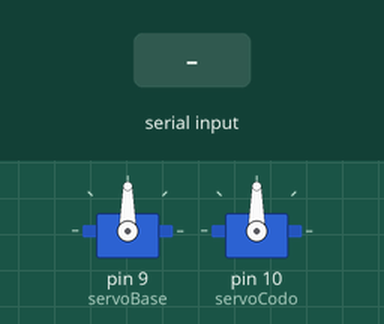
This sketch was run on a simulated Arduino Uno, built with avr-gcc and run on an emulated ATmega328P. Parts: 2 × servo. Inputs (shaded band) come from the test bench. What the sketch prints to the serial monitor is not drawn.

Above: at 1.2 s.
1.3 s: "5\n" received over Serial
At 2.7 s:
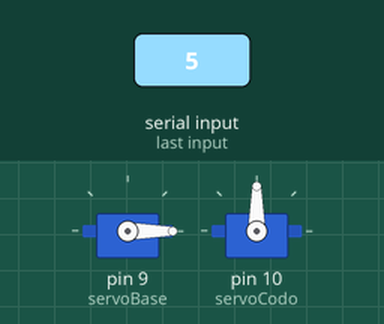
At 4.0 s:
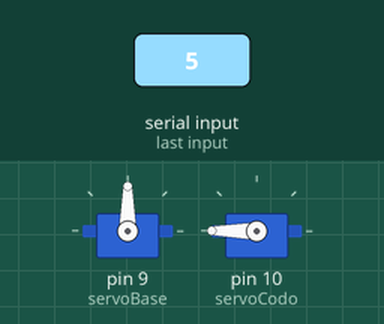
4.3 s: "90,45\n" received over Serial
6.0 s: "0\n" received over Serial
Timing chart, 0 to 9.0 s (numbered marks = the images above; inputs shaded):
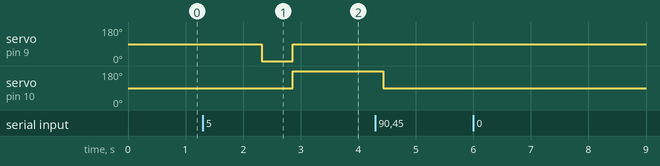

Measured:
- after the input at 1.3 s, servo on pin 9 (servoBase): 90° → 0° after 1.0 s, → 90° 0.54 s later; servo on pin 10 (servoCodo): 90° → 180° after 1.6 s
- after the input at 6.0 s, every drawn part: stays the same

The sketch:

brazo_robotico.ino
```cpp
#include <Servo.h>

const float DEG_A_RAD = PI / 180.0;
const float RAD_A_DEG = 180.0 / PI;

Servo servoBase;
Servo servoCodo;

float longEslabon1 = 8;
float longEslabon2 = 6;


float coordX, coordY;
float angBaseActual = 0, angCodoActual = 0;
float angBaseDestino, angCodoDestino;

const int tiempoGiro90 = 1000;

void setup() {
  Serial.begin(9600);
  servoBase.attach(9);
  servoCodo.attach(10);

  Serial.println("Brazo robótico listo.");
  Serial.println("Ingrese coordenadas X Y:");
}

float calcularAnguloCodo(float x, float y) {
  float numerador = (x * x) + (y * y) - (longEslabon1 * longEslabon1) - (longEslabon2 * longEslabon2);
  float denominador = 2 * longEslabon1 * longEslabon2;
  float cosAngulo = numerador / denominador;

  cosAngulo = constrain(cosAngulo, -1.0, 1.0);
  return acos(cosAngulo) * RAD_A_DEG;
}

float calcularAnguloBase(float x, float y, float angCodo) {
  float parte1 = atan2(y, x);
  float parte2 = atan2(longEslabon2 * sin(angCodo * DEG_A_RAD),
                       longEslabon1 + longEslabon2 * cos(angCodo * DEG_A_RAD));
  return (parte1 - parte2) * RAD_A_DEG;
}

bool dentroDelAlcance(float x, float y) {
  float distancia = sqrt(x * x + y * y);
  return distancia <= (longEslabon1 + longEslabon2);
}

void moverServoContinuo(Servo &servo, float angInicio, float angDestino) {
  float diferencia = angDestino - angInicio;
  if (fabs(diferencia) < 1.0) return;

  int direccion = (diferencia > 0) ? 1 : -1;
  int tiempoMovimiento = abs(diferencia) * tiempoGiro90 / 90.0;

  // Control de dirección
  servo.write(direccion > 0 ? 180 : 0);
  delay(tiempoMovimiento);
  servo.write(90);
}

void loop() {
  if (Serial.available() > 0) {
    coordX = Serial.parseFloat();
    coordY = Serial.parseFloat();
    while (Serial.available() > 0) Serial.read();

    if (coordX == 0 && coordY == 0) {
      Serial.println("Entrada inválida. Intente nuevamente.");
      return;
    }

    Serial.print("→ Coordenadas ingresadas: (");
    Serial.print(coordX);
    Serial.print(", ");
    Serial.print(coordY);
    Serial.println(")");

    if (dentroDelAlcance(coordX, coordY)) {
      angCodoDestino = calcularAnguloCodo(coordX, coordY);
      angBaseDestino = calcularAnguloBase(coordX, coordY, angCodoDestino);

      Serial.print("Ángulo base: ");
      Serial.println(angBaseDestino);
      Serial.print("Ángulo codo: ");
      Serial.println(angCodoDestino);

      moverServoContinuo(servoBase, angBaseActual, angBaseDestino);
      moverServoContinuo(servoCodo, angCodoActual, angCodoDestino);

      angBaseActual = angBaseDestino;
      angCodoActual = angCodoDestino;
    } else {
      Serial.println("Coordenada fuera de alcance del brazo.");
    }

    Serial.println("Ingrese las siguientes coordenadas (X Y):");
  }
}
```
